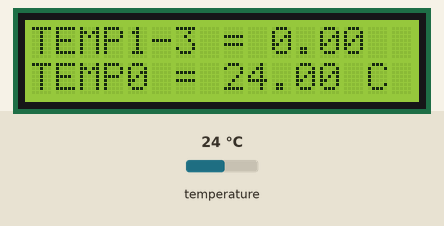
Simulated run of this sketch. Board: Arduino Uno, built with avr-gcc and run on an emulated ATmega328P. Shown: 16×2 character LCD. Inputs (shaded band) come from the test bench; at power-on: temperature 24 °C. What the sketch prints to the serial monitor is not drawn.

Above: at 1.2 s.
1.3 s: temperature set to 0 °C
At 2.9 s:
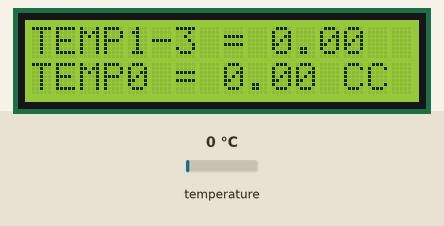
3.9 s: temperature set to 12 °C
At 6.3 s:
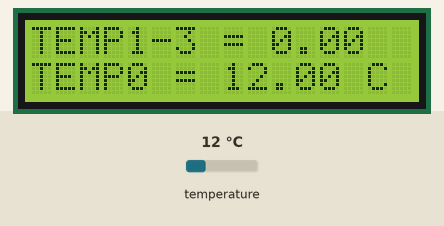
6.6 s: temperature set to 28 °C
At 8.9 s:
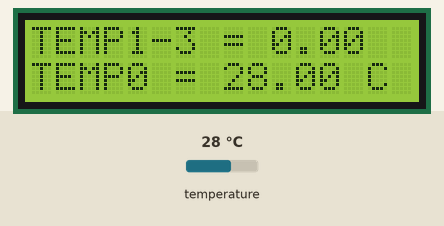
9.3 s: temperature set to 33 °C
At 11.4 s:
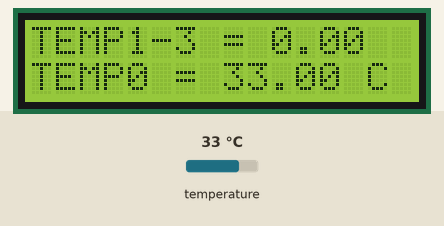
Timing chart, 0 to 12.9 s (numbered marks = the images above; inputs shaded):
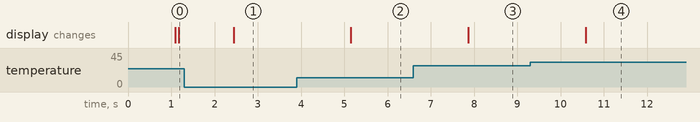

The sketch:

thermometer5.ino
```cpp
#include <OneWire.h>
#include <LiquidCrystal.h>
// Dieses Programm zeigt auf einem Display 2x16 Zeichen
// 3 Temperaturen und den Durchschnittswert an.
// Zusammengebastelt hat das Stefan Höhn http://www.untergang.de
//

//Hello World aus Crystaldisplay eingebunden.

// OneWire DS18S20, DS18B20, DS1822 Temperature Example
//
// http://www.pjrc.com/teensy/td_libs_OneWire.html
//
// The DallasTemperature library can do all this work for you!
// http://milesburton.com/Dallas_Temperature_Control_Library

OneWire  ds(10);  // on pin 10
LiquidCrystal lcd(12, 11, 5, 4, 3, 2);

int  zaehler = 0;
// Ich nehm an 10 Sensoren sind genug
float temperatur[10];
float tempschnitt = 0;

void setup(void) {
  Serial.begin(9600);
    // set up the LCD's number of columns and rows:
  lcd.begin(16, 2);
  // Print a message to the LCD.
  lcd.print("THERMOMETER");
 }

void loop(void) {
  byte i;
  byte present = 0;
  byte type_s;
  byte data[12];
  byte addr[8];
  float celsius, fahrenheit;

  if ( !ds.search(addr)) {
    Serial.println("No more addresses.");
    Serial.println();
    ds.reset_search();
    zaehler = 0;
    lcd.setCursor(0, 0); // top left
    lcd.print("TEMP1-3 = ");
    lcd.print(tempschnitt);


    delay(250);
    return;
  }
  else
  {
    zaehler=zaehler ++;

         }


  Serial.print("ROM =");
  for( i = 0; i < 8; i++) {
    Serial.write(' ');
    Serial.print(addr[i], HEX);
  }

  if (OneWire::crc8(addr, 7) != addr[7]) {
      Serial.println("CRC is not valid!");
      return;
  }
  Serial.println();

  // the first ROM byte indicates which chip
  switch (addr[0]) {
    case 0x10:
      Serial.println("  Chip = DS18S20");  // or old DS1820
      type_s = 1;
      break;
    case 0x28:
      Serial.println("  Chip = DS18B20");
      type_s = 0;
      break;
    case 0x22:
      Serial.println("  Chip = DS1822");
      type_s = 0;
      break;
    default:
      Serial.println("Device is not a DS18x20 family device.");
      return;
  }

  ds.reset();
  ds.select(addr);
  ds.write(0x44,1);         // start conversion, with parasite power on at the end

  delay(1000);     // maybe 750ms is enough, maybe not
  // we might do a ds.depower() here, but the reset will take care of it.

  present = ds.reset();
  ds.select(addr);
  ds.write(0xBE);         // Read Scratchpad

  Serial.print("  Data = ");
  Serial.print(present,HEX);
  Serial.print(" ");
  for ( i = 0; i < 9; i++) {           // we need 9 bytes
    data[i] = ds.read();
    Serial.print(data[i], HEX);
    Serial.print(" ");
  }
  Serial.print(" CRC=");
  Serial.print(OneWire::crc8(data, 8), HEX);
  Serial.println();

  // convert the data to actual temperature

  unsigned int raw = (data[1] << 8) | data[0];
  if (type_s) {
    raw = raw << 3; // 9 bit resolution default
    if (data[7] == 0x10) {
      // count remain gives full 12 bit resolution
      raw = (raw & 0xFFF0) + 12 - data[6];
    }
  } else {
    byte cfg = (data[4] & 0x60);
    if (cfg == 0x00) raw = raw << 3;  // 9 bit resolution, 93.75 ms
    else if (cfg == 0x20) raw = raw << 2; // 10 bit res, 187.5 ms
    else if (cfg == 0x40) raw = raw << 1; // 11 bit res, 375 ms
    // default is 12 bit resolution, 750 ms conversion time
  }
  lcd.setCursor(0, 1); // bottom left

  celsius = (float)raw / 16.0;
  fahrenheit = celsius * 1.8 + 32.0;
  Serial.print("  Temperature = ");
  Serial.print(celsius);

  lcd.print("TEMP");
  lcd.print(zaehler);
  lcd.print(" = ");
  lcd.print(celsius);
  lcd.print(" C");

  // Verdammt, ich kann die Länge des arrays nicht auslesen.
  temperatur[zaehler-1] = celsius;
  // tempschnitt:  Formel muss deshalb an die Anzahl der Sensoren angepasst werden.
  tempschnitt = (temperatur[0]+temperatur[1]+temperatur[2])/3;

  Serial.print(" Celsius, ");
  Serial.print(fahrenheit);
  Serial.println(" Fahrenheit");
  Serial.print("Durchschnittstemperatur = ");
  Serial.println(tempschnitt);


}
```

Measured:
- after the input at 1.3 s, the display: changes after 1.1 s (image 1)
- after the input at 3.9 s, the display: changes after 1.3 s (image 2)
- after the input at 6.6 s, the display: changes after 1.3 s (image 3)
- after the input at 9.3 s, the display: changes after 1.3 s (image 4)
